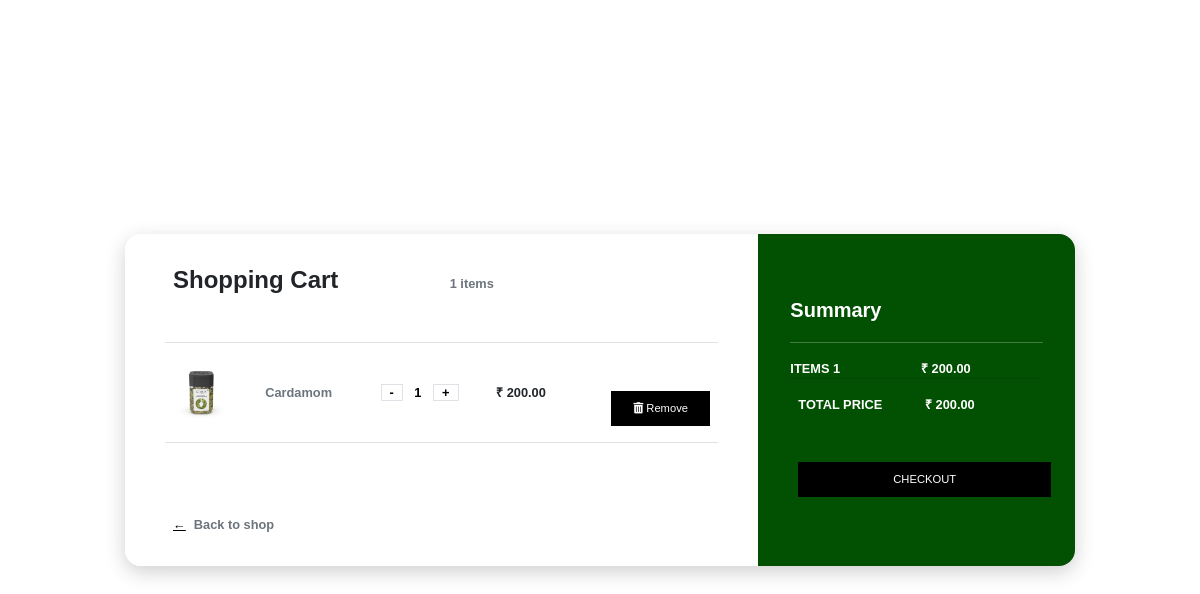
/cart/ (signed in), run on the app's committed database.
### storeapp/models.py (models this page shows, shortened)
class CartItem(models.Model):
    user = models.ForeignKey(CustomUser, on_delete=models.CASCADE)
    product = models.ForeignKey(Product, on_delete=models.CASCADE)
    quantity = models.PositiveIntegerField(default=1)
    order = models.ForeignKey(Order, on_delete=models.SET_NULL, null=True, blank=True)
    is_active = models.BooleanField(default=True)
    dispatched = models.BooleanField(default=False)
    accepted_by_store = models.BooleanField(default=False)
    ready_for_pickup = models.BooleanField(default=False)

class Product(models.Model):
    product_name = models.CharField(max_length=255,null=True)
    description = models.TextField()
    image = models.ImageField(upload_to='products/', null=True, blank=True)
    quantity_value = models.PositiveIntegerField(default=100,null=True)
    quantity_prefix = models.CharField(max_length=10, choices=[('gms', 'gms'), ('kg', 'kg')], default='gms')
    stock = models.PositiveIntegerField(default=1,null=True)
    price = models.DecimalField(max_digits=10, decimal_places=2,null=True)
    date_added = models.DateField(default=timezone.now)
    brand_name = models.CharField(max_length=255, default="",null=True)
    seller = models.ForeignKey(CustomUser, on_delete=models.CASCADE, null=True, blank=True)
    batch_no=models.CharField(max_length=10,default="",null=True)
    average_rating = models.FloatField(default=0.0)
    STATUS_CHOICES = [
        ('In Stock', 'In Stock'),
        ('Out of Stock', 'Out of Stock'),
    ]
    status = models.CharField(max_length=15, choices=STATUS_CHOICES, default='In Stock')
    category = models.CharField(max_length=100, null=True)
    subcategory = models.CharField(max_length=100, null=True)

### storeapp/views.py (the view)
# urls.py: path('cart/', views.cart, name='cart'),
@login_required(login_url='loginredirect')
def cart(request):
    cart_items = CartItem.objects.filter(user=request.user, is_active=True)
    total_price = sum(item.product.price * item.quantity for item in cart_items)
    total_items = sum(item.quantity for item in cart_items)
    context = {
        'cart_items': cart_items,
        'total_items': total_items,
        'total_price': total_price,
    }
    return render(request, 'cart.html',context)

### template/cart.html (shortened to what this page needs)
<html>
  <head>
    {% block style %}
    <link rel="stylesheet" href="https://cdn.jsdelivr.net/npm/bootstrap@5.2.3/dist/css/bootstrap.min.css">
    <link rel="stylesheet" href="https://cdnjs.cloudflare.com/ajax/libs/font-awesome/5.15.3/css/all.min.css">
{% endblock %}
  </head>
  <body>
    <div class="card">
      <div class="row">
        <div class="col-md-8 cart">
          <div class="title">
            <div class="row">
              <div class="col"><h4><b>Shopping Cart</b></h4></div>
              <div class="col align-self-center text-right text-muted">{{ total_items }} items</div>
            </div>
          </div>
          {% for item in cart_items %}
          <div class="row border-top border-bottom">
            <div class="row main align-items-center">
              <div class="col-2"><img class="img-fluid" src="{{ item.product.image.url }}"></div>
              <div class="col">
                <div class="row text-muted">{{ item.product.product_name }}</div>
              </div>
              <div class="col">
                <a class="text-decoration-none border" href="{% url 'decrease_item' item.id %}">-</a>
                <a class="text-decoration-none" href="#" class="border">{{ item.quantity }}</a>
                <a class="text-decoration-none border" href="{% url 'increase_item' item.id %}">+</a>
              </div>
              <div class="col">₹ {{ item.product.price }}</div>
              <div class="col">
                <a href="{% url 'remove_from_cart' item.id %}" class="btn btn-danger"><i class="fas fa-trash-alt"></i> Remove</a>
              </div>
            </div>
          </div>
              {% endfor %}
              <div class="back-to-shop"><a href="{% url 'shop' %}">&leftarrow;</a><span class="text-muted">Back to shop</span></div>
          </div>
          <div class="col-md-4 summary">
              <div><h5><b>Summary</b></h5></div>
              <hr>
              <div class="row">
                  <div class="col" style="padding-left:0; padding-right-2px">ITEMS   {{ total_items }}</div>
                  <div class="col text-right">₹ {{ total_price }}</div>
              </div>
              <div class="row" style="border-top: 1px solid rgba(0,0,0,.1); padding: 2vh 0;">
                  <div class="col">TOTAL PRICE</div>
                  <div class="col text-right">₹ {{ total_price }}</div>
              </div>
              <a href="{% url 'address_card' %}"><button class="btn">CHECKOUT</button></a>
          </div>
      </div>
  </div>
</body>
</html>

### template/cart.html (style rules this page uses)
body { background: #fff; min-height: 100vh; vertical-align: middle; display: flex; font-family: sans-serif; font-size: 0.8rem; font-weight: bold; }
.title { margin-bottom: 5vh; }
.card { margin: auto; max-width: 950px; width: 90%; box-shadow: 0 6px 20px 0 rgba(0, 0, 0, 0.19); border-radius: 1rem; border: transparent; }
.cart { background-color: #fff; padding: 4vh 5vh; border-bottom-left-radius: 1rem; border-top-left-radius: 1rem; }
.summary { background-color: rgb(2, 80, 2); border-top-right-radius: 1rem; border-bottom-right-radius: 1rem; padding: 4vh; color: white; }
.row { margin: 0; }
.title b { font-size: 1.5rem; }
.main { margin: 0; padding: 2vh 0; width: 100%; }
.col-2, .col { padding: 0 1vh; }
a { padding: 0 1vh; }
img { width: 3.5rem; }
.back-to-shop { margin-top: 4.5rem; }
h5 { margin-top: 4vh; }
hr { margin-top: 1.25rem; }
.btn { background-color: #000; border-color: #000; color: white; width: 100%; font-size: 0.7rem; margin-top: 4vh; padding: 1vh; border-radius: 0; }
a { color: black; }

### data on the page
CartItem: product.image (picture), product.product_name "Cardamom", quantity "1", product.price "200.00"

### other printed values
{{ total_items }} "1"
{{ total_price }} "200.00"
